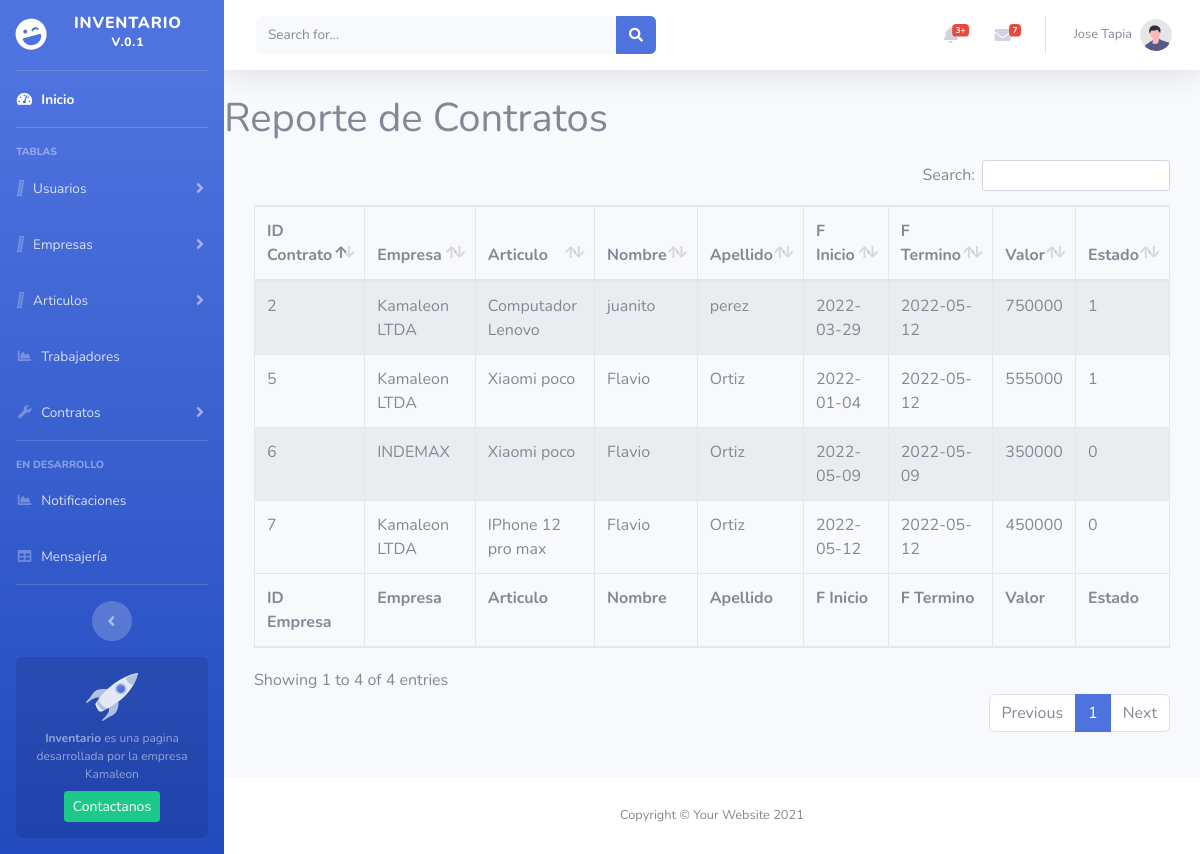
Screenshot of /repContrato.php (signed in) with the database file from the repository.
### tables this page shows
CREATE TABLE `contrato` (
  `idcontrato` int(11) NOT NULL,
  `idarticulo` int(11) NOT NULL,
  `idusuariofinal` int(11) NOT NULL,
  `fechainicio` date NOT NULL,
  `fechatermino` date DEFAULT NULL,
  `valorarticulo` int(11) DEFAULT NULL,
  `vigente` tinyint(4) NOT NULL DEFAULT 1,
  `idempresa` int(11) NOT NULL
);

CREATE TABLE `empresa` (
  `idempresa` int(11) NOT NULL,
  `razonsocial` varchar(100) NOT NULL,
  `rut` varchar(20) NOT NULL,
  `patrimonio` int(11) DEFAULT NULL
);

CREATE TABLE `articulo` (
  `idarticulo` int(11) NOT NULL,
  `idcategoria` int(11) NOT NULL,
  `idempresa` int(11) NOT NULL,
  `codigo` varchar(45) DEFAULT NULL,
  `nombre` varchar(45) DEFAULT NULL,
  `imagen` varchar(200) DEFAULT NULL,
  `condicion` tinyint(4) NOT NULL DEFAULT 1,
  `activo` tinyint(4) NOT NULL DEFAULT 1,
  `arrendado` tinyint(4) NOT NULL DEFAULT 0
);

CREATE TABLE `usuariofinal` (
  `idusuariofinal` int(11) NOT NULL,
  `idempresa` int(11) NOT NULL,
  `rut` varchar(20) NOT NULL,
  `nombre` varchar(50) NOT NULL,
  `apellido` varchar(50) DEFAULT NULL,
  `activo` tinyint(4) NOT NULL DEFAULT 1,
  `correo` varchar(50) DEFAULT NULL
);

### config/conexion.php (called while the page is built, shortened)
<?php
$conexion = new mysqli(DB_HOST,DB_USERNAME,DB_PASS,DB_NAME);
mysqli_query($conexion,'SET NAMES "'.DB_ENCODE.'"');
function getConnection(){
    global $conexion;
    return $conexion;
}

### modelos/Contrato.php (called while the page is built, shortened)
<?php
require_once __DIR__ . "\..\config\conexion.php";
class Contrato
{
    public function repContratos()
    {
        $sql = "SELECT C.idcontrato, E.razonsocial, A.nombre as articulo, T.nombre,T.apellido,C.fechainicio,C.fechatermino,C.valorarticulo as valor,C.vigente
        FROM contrato C INNER JOIN empresa E ON c.idempresa = e.idempresa
        INNER JOIN articulo A ON A.idarticulo = C.idarticulo
        INNER JOIN usuariofinal T on C.idusuariofinal=T.idusuariofinal";
        $stmt = getConnection()->prepare($sql);
        $stmt->execute();
        return $stmt->get_result()->fetch_all(MYSQLI_ASSOC);
    }
}

### repContrato.php (the view, shortened to what this page needs)
<?php
require 'modelos/Contrato.php';
$contratoOBJ = new Contrato();
require_once 'header.php'
?>
<div id="content-wrapper" class="d-flex flex-column">
  <div id="content">
    <?php require_once 'topbar.php' ?>
    <?php
    $contratos = $contratoOBJ->repContratos();
    ?>
    <div class="content-wrapper">
      <section class="content">
        <div class="row">
          <div class="col-md-12">
            <div class="box">
              <div class="box-header with-border">
                <h1 class="box-title">Reporte de Contratos
                </h1>
              </div>
              <div class="panel-body table-responsive " style="padding: 10px 30px;" id="listadoregistros">
                <table id="tbllistado" class="table table-striped table-bordered table-condensed table-hover">
                  <thead>
                    <th>ID Contrato</th>
                    <th>Empresa</th>
                    <th>Articulo</th>
                    <th>Nombre</th>
                    <th>Apellido</th>
                    <th>F Inicio</th>
                    <th>F Termino</th>
                    <th>Valor</th>
                    <th>Estado</th>
                  </thead>
                  <tbody>
                    <?php foreach ($contratos as $contrato) : ?>
                      <tr>
                        <td><?php echo $contrato['idcontrato'] ?></td>
                        <td><?php echo $contrato['razonsocial'] ?></td>
                        <td><?php echo $contrato['articulo'] ?></td>
                        <td><?php echo $contrato['nombre'] ?></td>
                        <td><?php echo $contrato['apellido'] ?></td>
                        <td><?php echo $contrato['fechainicio'] ?></td>
                        <td><?php echo $contrato['fechatermino'] ?></td>
                        <td><?php echo $contrato['valor'] ?></td>
                        <td><?php echo $contrato['vigente'] ?></td>
                      </tr>
                    <?php endforeach; ?>
                  </tbody>
                  <tfoot>
                    <th>ID Empresa</th>
                    <th>Empresa</th>
                    <th>Articulo</th>
                    <th>Nombre</th>
                    <th>Apellido</th>
                    <th>F Inicio</th>
                    <th>F Termino</th>
                    <th>Valor</th>
                    <th>Estado</th>
                  </tfoot>
                </table>
              </div>
            </div>
          </div>
        </div>
      </section>
    </div>
  </div>
  <footer class="sticky-footer bg-white">
    <div class="container my-auto">
      <div class="copyright text-center my-auto">
        <span>Copyright &copy; Your Website 2021</span>
      </div>
    </div>
  </footer>
</div>
<?php require_once 'footer.php' ?>
<link href="vendor/datatables/dataTables.bootstrap4.min.css" rel="stylesheet">
<link href="https://cdn.datatables.net/buttons/2.2.2/css/buttons.dataTables.min.css" rel="stylesheet">

### doc/stylesheet.css (style rules this page uses)
footer { text-align: center; }

### rows the page displays
contrato: idcontrato "2", idempresa.razonsocial "Kamaleon LTDA", idarticulo.nombre "Computador Lenovo", idusuariofinal.nombre "juanito", idusuariofinal.apellido "perez", fechainicio "2022-03-29", fechatermino "2022-05-12", valorarticulo "750000", vigente "1"
contrato: idcontrato "5", idempresa.razonsocial "Kamaleon LTDA", idarticulo.nombre "Xiaomi poco", idusuariofinal.nombre "Flavio", idusuariofinal.apellido "Ortiz", fechainicio "2022-01-04", fechatermino "2022-05-12", valorarticulo "555000", vigente "1"
contrato: idcontrato "6", idempresa.razonsocial "INDEMAX", idarticulo.nombre "Xiaomi poco", idusuariofinal.nombre "Flavio", idusuariofinal.apellido "Ortiz", fechainicio "2022-05-09", fechatermino "2022-05-09", valorarticulo "350000", vigente "0"
contrato: idcontrato "7", idempresa.razonsocial "Kamaleon LTDA", idarticulo.nombre "IPhone 12 pro max", idusuariofinal.nombre "Flavio", idusuariofinal.apellido "Ortiz", fechainicio "2022-05-12", fechatermino "2022-05-12", valorarticulo "450000", vigente "0"

### other values shown
$nombre "Jose"
$apellido "Tapia"
